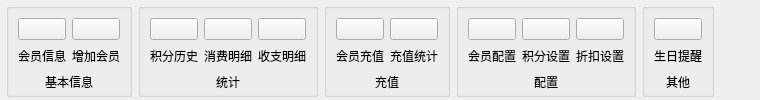
         <widget class="QWidget" name="tab_2">
          <attribute name="title">
           <string>会员管理</string>
          </attribute>
          <layout class="QHBoxLayout" name="horizontalLayout_3">
           <property name="leftMargin">
            <number>6</number>
           </property>
           <property name="topMargin">
            <number>3</number>
           </property>
           <property name="rightMargin">
            <number>6</number>
           </property>
           <property name="bottomMargin">
            <number>3</number>
           </property>
           <item>
            <widget class="QGroupBox" name="groupBox_5">
             <property name="title">
              <string/>
             </property>
             <layout class="QGridLayout" name="gridLayout_6">
              <property name="bottomMargin">
               <number>3</number>
              </property>
              <item row="0" column="0">
               <widget class="QPushButton" name="memberButton">
                <property name="styleSheet">
                 <string notr="true">border-image: url(:/image/会员信息.png);</string>
                </property>
                <property name="text">
                 <string/>
                </property>
               </widget>
              </item>
              <item row="0" column="1">
               <widget class="QPushButton" name="addMemberButton">
                <property name="styleSheet">
                 <string notr="true">border-image: url(:/image/增加会员.png);</string>
                </property>
                <property name="text">
                 <string/>
                </property>
               </widget>
              </item>
              <item row="2" column="0" colspan="2">
               <widget class="QLabel" name="label_6">
                <property name="maximumSize">
                 <size>
                  <width>110</width>
                  <height>16777215</height>
                 </size>
                </property>
                <property name="text">
                 <string>基本信息</string>
                </property>
                <property name="alignment">
                 <set>Qt::AlignCenter</set>
                </property>
               </widget>
              </item>
              <item row="1" column="0">
               <widget class="QLabel" name="label_112">
                <property name="text">
                 <string>会员信息</string>
                </property>
                <property name="alignment">
                 <set>Qt::AlignCenter</set>
                </property>
               </widget>
              </item>
              <item row="1" column="1">
               <widget class="QLabel" name="label_113">
                <property name="text">
                 <string>增加会员</string>
                </property>
                <property name="alignment">
                 <set>Qt::AlignCenter</set>
                </property>
               </widget>
              </item>
             </layout>
            </widget>
           </item>
           <item>
            <widget class="QGroupBox" name="groupBox_6">
             <property name="title">
              <string/>
             </property>
             <layout class="QGridLayout" name="gridLayout_7">
              <property name="bottomMargin">
               <number>3</number>
              </property>
              <item row="0" column="0">
               <widget class="QPushButton" name="creditsHistoryButton">
                <property name="styleSheet">
                 <string notr="true">border-image: url(:/image/商品积分设置.png);</string>
                </property>
                <property name="text">
                 <string/>
                </property>
               </widget>
              </item>
              <item row="0" column="1">
               <widget class="QPushButton" name="expenseDetailButton">
                <property name="styleSheet">
                 <string notr="true">border-image: url(:/image/销售明细.png);</string>
                </property>
                <property name="text">
                 <string/>
                </property>
               </widget>
              </item>
              <item row="0" column="2">
               <widget class="QPushButton" name="incomeDetailButton">
                <property name="styleSheet">
                 <string notr="true">border-image: url(:/image/收支明细.png);</string>
                </property>
                <property name="text">
                 <string/>
                </property>
               </widget>
              </item>
              <item row="2" column="0" colspan="3">
               <widget class="QLabel" name="label_7">
                <property name="maximumSize">
                 <size>
                  <width>165</width>
                  <height>16777215</height>
                 </size>
                </property>
                <property name="text">
                 <string>统计</string>
                </property>
                <property name="alignment">
                 <set>Qt::AlignCenter</set>
                </property>
               </widget>
              </item>
              <item row="1" column="0">
               <widget class="QLabel" name="label_114">
                <property name="text">
                 <string>积分历史</string>
                </property>
                <property name="alignment">
                 <set>Qt::AlignCenter</set>
                </property>
               </widget>
              </item>
              <item row="1" column="1">
               <widget class="QLabel" name="label_115">
                <property name="text">
                 <string>消费明细</string>
                </property>
                <property name="alignment">
                 <set>Qt::AlignCenter</set>
                </property>
               </widget>
              </item>
              <item row="1" column="2">
               <widget class="QLabel" name="label_116">
                <property name="text">
                 <string>收支明细</string>
                </property>
                <property name="alignment">
                 <set>Qt::AlignCenter</set>
                </property>
               </widget>
              </item>
             </layout>
            </widget>
           </item>
           <item>
            <widget class="QGroupBox" name="groupBox_7">
             <property name="title">
              <string/>
             </property>
             <layout class="QGridLayout" name="gridLayout_8">
              <property name="bottomMargin">
               <number>3</number>
              </property>
              <item row="0" column="0">
               <widget class="QPushButton" name="memberRechangeButton">
                <property name="styleSheet">
                 <string notr="true">border-image: url(:/image/会员充值.png);</string>
                </property>
                <property name="text">
                 <string/>
                </property>
               </widget>
              </item>
              <item row="0" column="1">
               <widget class="QPushButton" name="rechangeStatisticsButton">
                <property name="styleSheet">
                 <string notr="true">border-image: url(:/image/充值统计.png);</string>
                </property>
                <property name="text">
                 <string/>
                </property>
               </widget>
              </item>
              <item row="2" column="0" colspan="2">
               <widget class="QLabel" name="label_8">
                <property name="maximumSize">
                 <size>
                  <width>110</width>
                  <height>16777215</height>
                 </size>
                </property>
                <property name="text">
                 <string>充值</string>
                </property>
                <property name="alignment">
                 <set>Qt::AlignCenter</set>
                </property>
               </widget>
              </item>
              <item row="1" column="0">
               <widget class="QLabel" name="label_117">
                <property name="text">
                 <string>会员充值</string>
                </property>
                <property name="alignment">
                 <set>Qt::AlignCenter</set>
                </property>
               </widget>
              </item>
              <item row="1" column="1">
               <widget class="QLabel" name="label_118">
                <property name="text">
                 <string>充值统计</string>
                </property>
                <property name="alignment">
                 <set>Qt::AlignCenter</set>
                </property>
               </widget>
              </item>
             </layout>
            </widget>
           </item>
           <item>
            <widget class="QGroupBox" name="groupBox_17">
             <property name="title">
              <string/>
             </property>
             <layout class="QGridLayout" name="gridLayout_9">
              <property name="bottomMargin">
               <number>3</number>
              </property>
              <item row="0" column="0">
               <widget class="QPushButton" name="memberCnfigurationButton">
                <property name="styleSheet">
                 <string notr="true">border-image: url(:/image/会员配置.png);</string>
                </property>
                <property name="text">
                 <string/>
                </property>
               </widget>
              </item>
              <item row="0" column="1">
               <widget class="QPushButton" name="creditsSetButton">
                <property name="styleSheet">
                 <string notr="true">border-image: url(:/image/商品积分设置.png);</string>
                </property>
                <property name="text">
                 <string/>
                </property>
               </widget>
              </item>
              <item row="0" column="2">
               <widget class="QPushButton" name="discountSetButton">
                <property name="styleSheet">
                 <string notr="true">border-image: url(:/image/折扣设置.png);</string>
                </property>
                <property name="text">
                 <string/>
                </property>
               </widget>
              </item>
              <item row="2" column="0" colspan="3">
               <widget class="QLabel" name="label_9">
                <property name="maximumSize">
                 <size>
                  <width>165</width>
                  <height>16777215</height>
                 </size>
                </property>
                <property name="text">
                 <string>配置</string>
                </property>
                <property name="alignment">
                 <set>Qt::AlignCenter</set>
                </property>
               </widget>
              </item>
              <item row="1" column="0">
               <widget class="QLabel" name="label_119">
                <property name="text">
                 <string>会员配置</string>
                </property>
                <property name="alignment">
                 <set>Qt::AlignCenter</set>
                </property>
               </widget>
              </item>
              <item row="1" column="1">
               <widget class="QLabel" name="label_120">
                <property name="text">
                 <string>积分设置</string>
                </property>
                <property name="alignment">
                 <set>Qt::AlignCenter</set>
                </property>
               </widget>
              </item>
              <item row="1" column="2">
               <widget class="QLabel" name="label_121">
                <property name="text">
                 <string>折扣设置</string>
                </property>
                <property name="alignment">
                 <set>Qt::AlignCenter</set>
                </property>
               </widget>
              </item>
             </layout>
            </widget>
           </item>
           <item>
            <widget class="QGroupBox" name="groupBox_18">
             <property name="title">
              <string/>
             </property>
             <layout class="QGridLayout" name="gridLayout_10">
              <property name="bottomMargin">
               <number>3</number>
              </property>
              <item row="0" column="0">
               <widget class="QPushButton" name="birthdayButton">
                <property name="styleSheet">
                 <string notr="true">border-image: url(:/image/生日提醒.png);</string>
                </property>
                <property name="text">
                 <string/>
                </property>
               </widget>
              </item>
              <item row="2" column="0">
               <widget class="QLabel" name="label_10">
                <property name="maximumSize">
                 <size>
                  <width>55</width>
                  <height>16777215</height>
                 </size>
                </property>
                <property name="text">
                 <string>其他</string>
                </property>
                <property name="alignment">
                 <set>Qt::AlignCenter</set>
                </property>
               </widget>
              </item>
              <item row="1" column="0">
               <widget class="QLabel" name="label_122">
                <property name="text">
                 <string>生日提醒</string>
                </property>
                <property name="alignment">
                 <set>Qt::AlignCenter</set>
                </property>
               </widget>
              </item>
             </layout>
            </widget>
           </item>
           <item>
            <spacer name="horizontalSpacer_2">
             <property name="orientation">
              <enum>Qt::Horizontal</enum>
             </property>
             <property name="sizeHint" stdset="0">
              <size>
               <width>40</width>
               <height>20</height>
              </size>
             </property>
            </spacer>
           </item>
          </layout>
         </widget>
